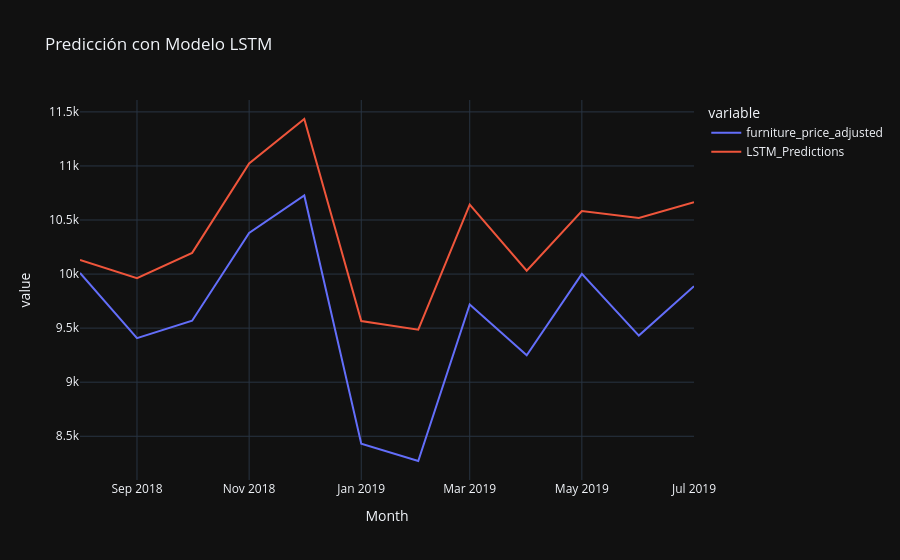

Notebook cell for this chart:
### Markdown cell above
Graficamos las predicciones con los datos originales

### Code cell
ai=test_data[["furniture_price_adjusted","LSTM_Predictions"]]
fig = px.line(ai, x=test_data.index, y=ai.columns,title="Predicción con Modelo LSTM", template = "plotly_dark")
fig.show()

### Figure 1 — Plotly figure (JSON) as saved in the notebook; plotly's stock layout.template omitted (floating-point values rounded to 4 significant figures)
{"data": [{"hovertemplate": "variable=furniture_price_adjusted<br>Month=%{x}<br>value=%{y}<extra></extra>", "legendgroup": "furniture_price_adjusted", "line": {"color": "#636efa", "dash": "solid"}, "marker": {"symbol": "circle"}, "mode": "lines", "name": "furniture_price_adjusted", "orientation": "v", "showlegend": true, "type": "scatter", "x": ["2018-08-01T00:00:00", "2018-09-01T00:00:00", "2018-10-01T00:00:00", "2018-11-01T00:00:00", "2018-12-01T00:00:00", "2019-01-01T00:00:00", "2019-02-01T00:00:00", "2019-03-01T00:00:00", "2019-04-01T00:00:00", "2019-05-01T00:00:00", "2019-06-01T00:00:00", "2019-07-01T00:00:00"], "xaxis": "x", "y": [10010.0, 9407.0, 9569.0, 10380.0, 10730.0, 8432.0, 8271.0, 9718.0, 9249.0, 10000.0, 9431.0, 9888.0], "yaxis": "y"}, {"hovertemplate": "variable=LSTM_Predictions<br>Month=%{x}<br>value=%{y}<extra></extra>", "legendgroup": "LSTM_Predictions", "line": {"color": "#EF553B", "dash": "solid"}, "marker": {"symbol": "circle"}, "mode": "lines", "name": "LSTM_Predictions", "orientation": "v", "showlegend": true, "type": "scatter", "x": ["2018-08-01T00:00:00", "2018-09-01T00:00:00", "2018-10-01T00:00:00", "2018-11-01T00:00:00", "2018-12-01T00:00:00", "2019-01-01T00:00:00", "2019-02-01T00:00:00", "2019-03-01T00:00:00", "2019-04-01T00:00:00", "2019-05-01T00:00:00", "2019-06-01T00:00:00", "2019-07-01T00:00:00"], "xaxis": "x", "y": [10130.0, 9963.0, 10200.0, 11020.0, 11430.0, 9565.0, 9486.0, 10640.0, 10030.0, 10580.0, 10520.0, 10660.0], "yaxis": "y"}], "layout": {"legend": {"title": {"text": "variable"}, "tracegroupgap": 0}, "title": {"text": "Predicción con Modelo LSTM"}, "xaxis": {"anchor": "y", "domain": [0, 1], "title": {"text": "Month"}}, "yaxis": {"anchor": "x", "domain": [0, 1], "title": {"text": "value"}}}}
